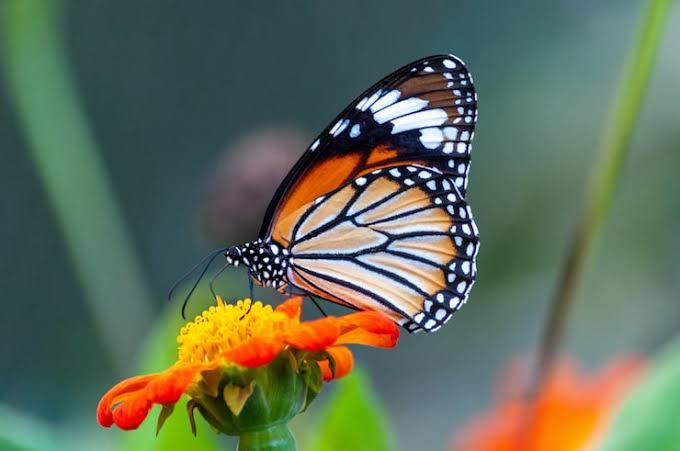
#> input picture sam.jpeg, 680 x 451 px
$ jupyter execute ip.ipynb
#> lines starting #> are read from the running program, lines starting #| are printed output that depends on the picture; after the words box and inside, x2 and y2 are one past the last pixel; in counts of white or black regions, pixels touching at a corner belong together
[cell 1]
# Import Libraries
import cv2
import matplotlib.pyplot as plt

# Read Image
img = cv2.imread("sam.jpeg")
#> img is the input picture: shape (451, 680, 3); mean B, G, R 89.9, 109.4, 97.3

# Convert to Grayscale
gray = cv2.cvtColor(img, cv2.COLOR_BGR2GRAY)
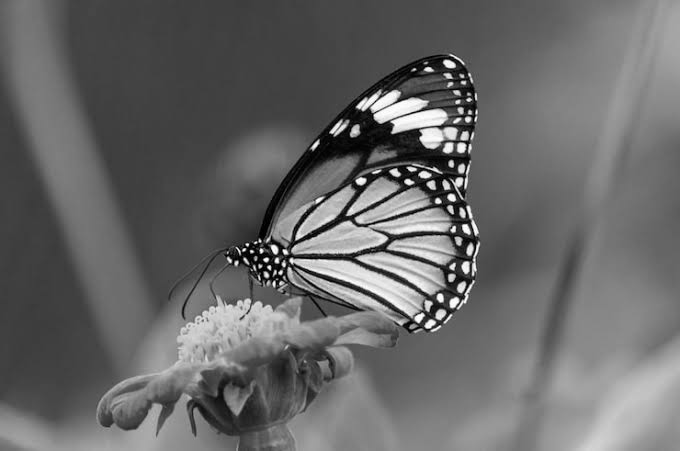
#> gray: shape (451, 680); min 0, max 255, mean 103.6

# Apply Canny Edge Detection
edges = cv2.Canny(gray, 100, 200)
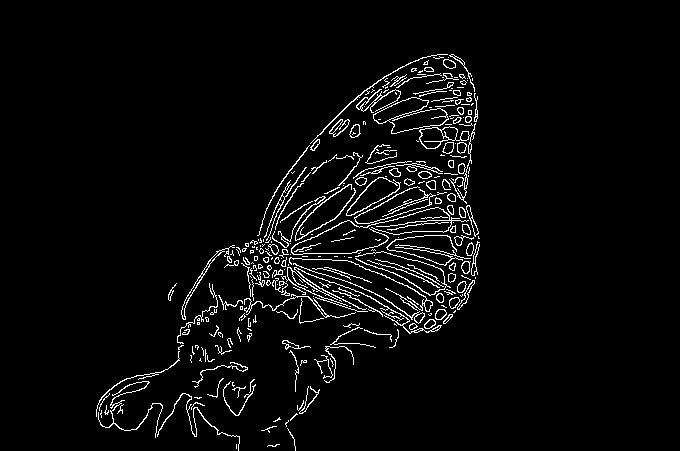
#> edges: shape (451, 680); 3.9% white in thin lines or dots, all inside (x1, y1, x2, y2) = (96, 54, 480, 451)

# Display Images
plt.figure(figsize=(10, 5))

plt.subplot(1, 2, 1)
plt.imshow(gray, cmap="gray")
plt.title("Original Image")
plt.axis("off")

plt.subplot(1, 2, 2)
plt.imshow(edges, cmap="gray")
plt.title("Canny Edges")
plt.axis("off")

plt.show()
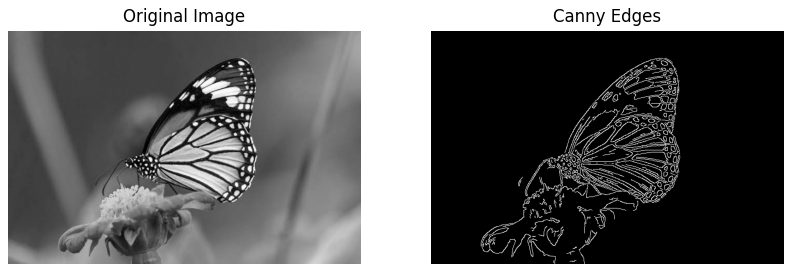
#> figure drawn by matplotlib, 2 panels

[cell 2]
# Setting 1
edges1 = cv2.Canny(gray, 50, 150)
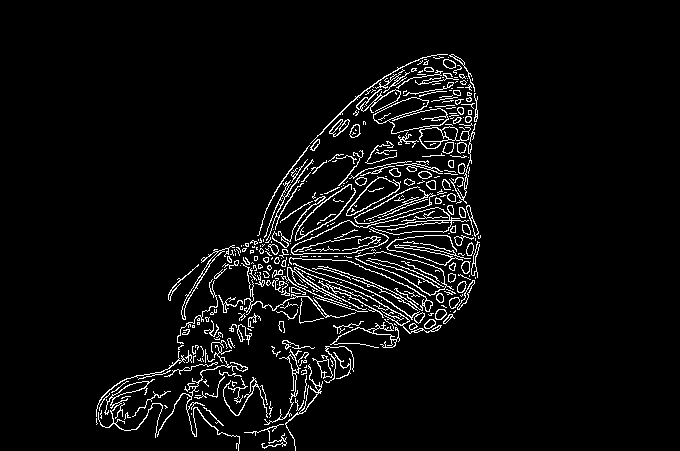
#> edges1: shape (451, 680); 4.9% white in thin lines or dots, all inside (x1, y1, x2, y2) = (96, 54, 481, 451)

# Setting 2
edges2 = cv2.Canny(gray, 100, 200)

# Setting 3
edges3 = cv2.Canny(gray, 150, 250)
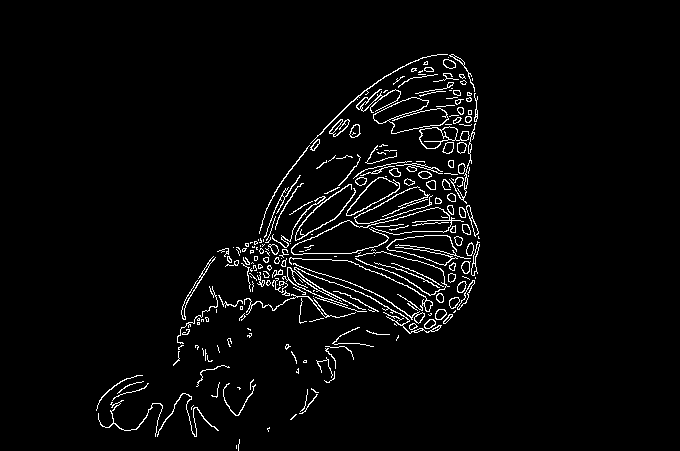
#> edges3: shape (451, 680); 3.3% white in thin lines or dots, all inside (x1, y1, x2, y2) = (96, 54, 480, 451)

# Display results
plt.figure(figsize=(12, 4))

plt.subplot(1, 3, 1)
plt.imshow(edges1, cmap="gray")
plt.title("Threshold: 50, 150")
plt.axis("off")

plt.subplot(1, 3, 2)
plt.imshow(edges2, cmap="gray")
plt.title("Threshold: 100, 200")
plt.axis("off")

plt.subplot(1, 3, 3)
plt.imshow(edges3, cmap="gray")
plt.title("Threshold: 150, 250")
plt.axis("off")

plt.show()
